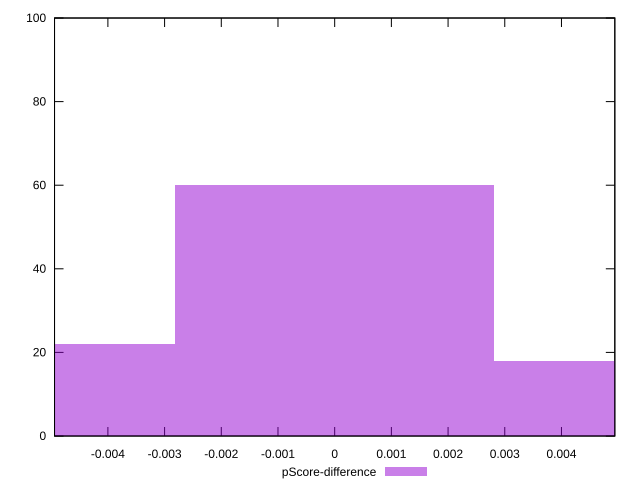

This figure's gnuplot source:
reset

$pScoreDifference <<EOF
0 60
0.005635218896637029 18
-0.005635218896637029 22
EOF

set key outside below
set boxwidth 0.005635218896637029
set xrange [-0.004941176470588227:0.004941176470588227]
set yrange [0:100]
set trange [0:100]
set style fill transparent solid 0.5 noborder
set terminal svg size 640, 490 enhanced background rgb 'white'
set output "report_00018_2021-02-10T15-25-16.877Z/uses-rel-preload/samples/pages+cached+noadtech+nomedia/pScore-difference/histogram.svg"

plot $pScoreDifference title "pScore-difference" with boxes

reset
